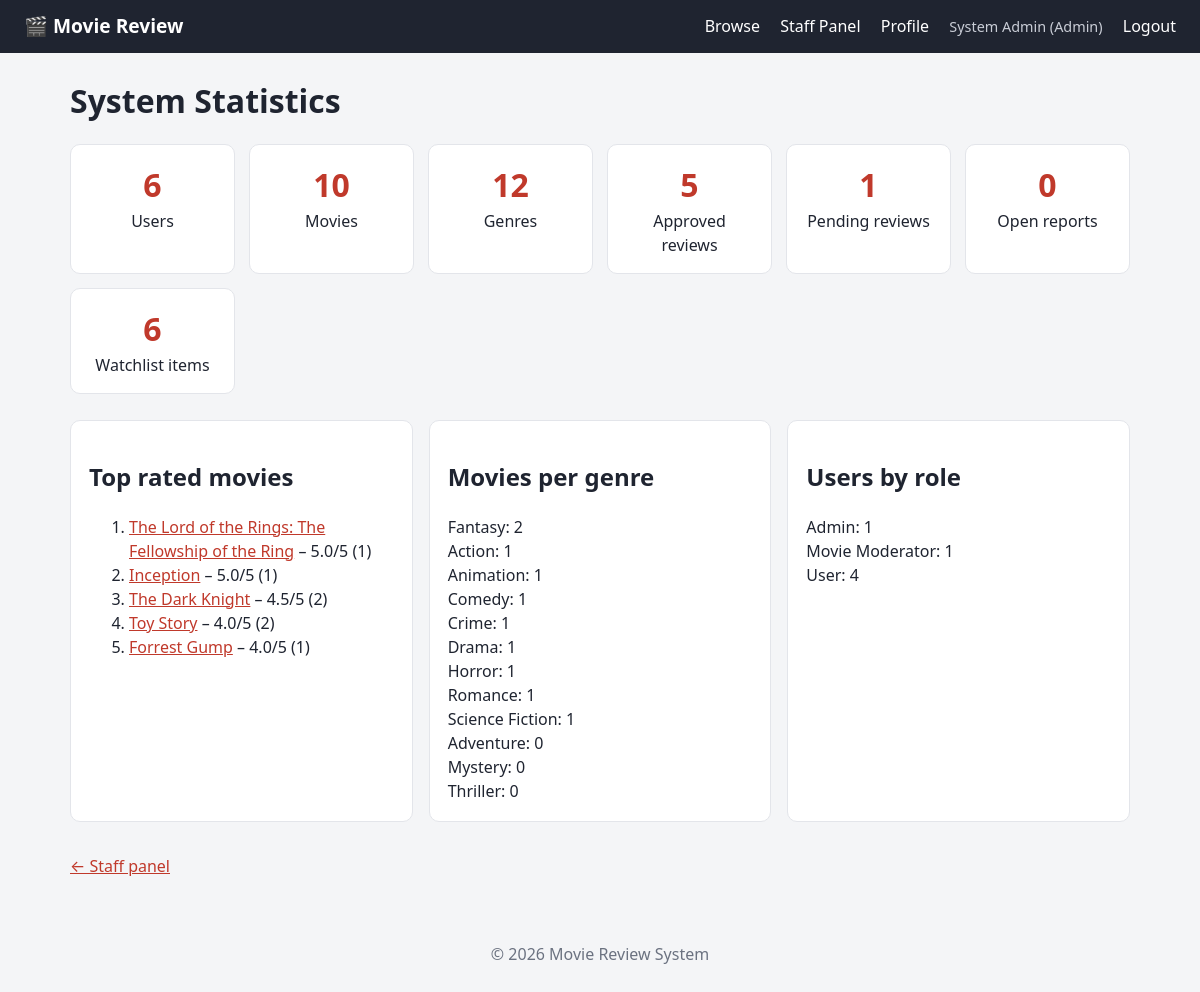
/dashboard.php (signed in), run on the app's committed database.
### tables this page shows
CREATE TABLE movies (
    movie_id     INT AUTO_INCREMENT PRIMARY KEY,
    genre_id     INT NOT NULL,
    title        VARCHAR(255) NOT NULL,
    release_year SMALLINT,
    description  TEXT,
    poster       VARCHAR(500),
    created_at   TIMESTAMP DEFAULT CURRENT_TIMESTAMP,
    updated_at   TIMESTAMP DEFAULT CURRENT_TIMESTAMP ON UPDATE CURRENT_TIMESTAMP,
    CONSTRAINT fk_movies_genre FOREIGN KEY (genre_id)
        REFERENCES genres(genre_id) ON UPDATE CASCADE ON DELETE RESTRICT
);

### auth.php (called while the page is built, shortened)
<?php
function e($v): string { return htmlspecialchars((string)$v, ENT_QUOTES, 'UTF-8'); }
function role_label(string $role): string {
    return ['admin' => 'Admin', 'movie_moderator' => 'Movie Moderator', 'user' => 'User'][$role] ?? $role;
}

### dashboard.php (the view, shortened to what this page needs)
<?php
require_once __DIR__ . '/auth.php';
$count = fn(string $sql) => (int)$pdo->query($sql)->fetchColumn();
$stats = [
    'Users'            => $count('SELECT COUNT(*) FROM users'),
    'Movies'           => $count('SELECT COUNT(*) FROM movies'),
    'Genres'           => $count('SELECT COUNT(*) FROM genres'),
    'Approved reviews' => $count("SELECT COUNT(*) FROM reviews WHERE review_status = 'approved'"),
    'Pending reviews'  => $count("SELECT COUNT(*) FROM reviews WHERE review_status = 'pending'"),
    'Open reports'     => $count("SELECT COUNT(*) FROM review_reports WHERE status = 'open'"),
    'Watchlist items'  => $count('SELECT COUNT(*) FROM watchlist'),
];
$top = $pdo->query('SELECT m.movie_id, m.title, ROUND(AVG(r.rating),1) AS avg_rating, COUNT(*) AS n
                    FROM movies m JOIN ratings r ON r.movie_id = m.movie_id
                    GROUP BY m.movie_id, m.title ORDER BY AVG(r.rating) DESC, COUNT(*) DESC LIMIT 5')->fetchAll();
$byGenre = $pdo->query('SELECT g.genre_name, COUNT(m.movie_id) AS n FROM genres g
                        LEFT JOIN movies m ON m.genre_id = g.genre_id GROUP BY g.genre_id ORDER BY n DESC, g.genre_name')->fetchAll();
$roles = $pdo->query('SELECT role, COUNT(*) AS n FROM users GROUP BY role')->fetchAll();
require __DIR__ . '/header.php';
?>
<h1>System Statistics</h1>
<div class="stat-grid">
    <?php foreach ($stats as $label => $val): ?>
        <div class="stat"><span class="num"><?= $val ?></span><span><?= e($label) ?></span></div>
    <?php endforeach; ?>
</div>
<div class="two-col">
    <section class="card">
        <h2>Top rated movies</h2>
        <ol>
            <?php foreach ($top as $t): ?>
                <li><a href="movie.php?id=<?= $t['movie_id'] ?>"><?= e($t['title']) ?></a> – <?= e($t['avg_rating']) ?>/5 (<?= (int)$t['n'] ?>)</li>
            <?php endforeach; ?>
        </ol>
    </section>
    <section class="card">
        <h2>Movies per genre</h2>
        <ul class="plain">
            <?php foreach ($byGenre as $g): ?><li><?= e($g['genre_name']) ?>: <?= (int)$g['n'] ?></li><?php endforeach; ?>
        </ul>
    </section>
    <section class="card">
        <h2>Users by role</h2>
        <ul class="plain">
            <?php foreach ($roles as $r): ?><li><?= e(role_label($r['role'])) ?>: <?= (int)$r['n'] ?></li><?php endforeach; ?>
        </ul>
    </section>
</div>
<p><a href="admin.php">&larr; Staff panel</a></p>
<?php require __DIR__ . '/footer.php'; ?>

### style.css (style rules this page uses)
:root { --bg: #f4f5f7; --card: #fff; --text: #1f2430; --muted: #6b7280; --accent: #c0392b; --accent-dark: #962d22; --line: #e3e5ea; }
* { box-sizing: border-box; }
body { margin: 0; font-family: system-ui, -apple-system, "Segoe UI", Roboto, sans-serif; background: var(--bg); color: var(--text); line-height: 1.5; }
a { color: var(--accent); }
h1 { margin: .2em 0 .6em; }
.card { background: var(--card); border: 1px solid var(--line); border-radius: 10px; padding: 18px; margin: 16px 0; }
ul.plain { list-style: none; padding: 0; margin: 0; }
.stat-grid { display: grid; grid-template-columns: repeat(auto-fit, minmax(140px, 1fr)); gap: 14px; margin-bottom: 10px; }
.stat { background: var(--card); border: 1px solid var(--line); border-radius: 10px; padding: 16px; text-align: center; }
.stat .num { display: block; font-size: 2rem; font-weight: 700; color: var(--accent); }
.two-col { display: grid; grid-template-columns: repeat(auto-fit, minmax(260px, 1fr)); gap: 16px; }

### data on the page
movies: title "The Lord of the Rings: The Fellowship of the Ring", avg_rating "5.0", n "1"
movies: title "Inception", avg_rating "5.0", n "1"
movies: title "The Dark Knight", avg_rating "4.5", n "2"
movies: title "Toy Story", avg_rating "4.0", n "2"
movies: title "Forrest Gump", avg_rating "4.0", n "1"

### other printed values
current_user()['name'] "System Admin"
role_label(user_role()) "Admin"
$val "6"
$label "Users"
$val "10"
$label "Movies"
$val "12"
$label "Genres"
$val "5"
$label "Approved reviews"
$val "1"
$label "Pending reviews"
$val "0"
$label "Open reports"
$label "Watchlist items"
